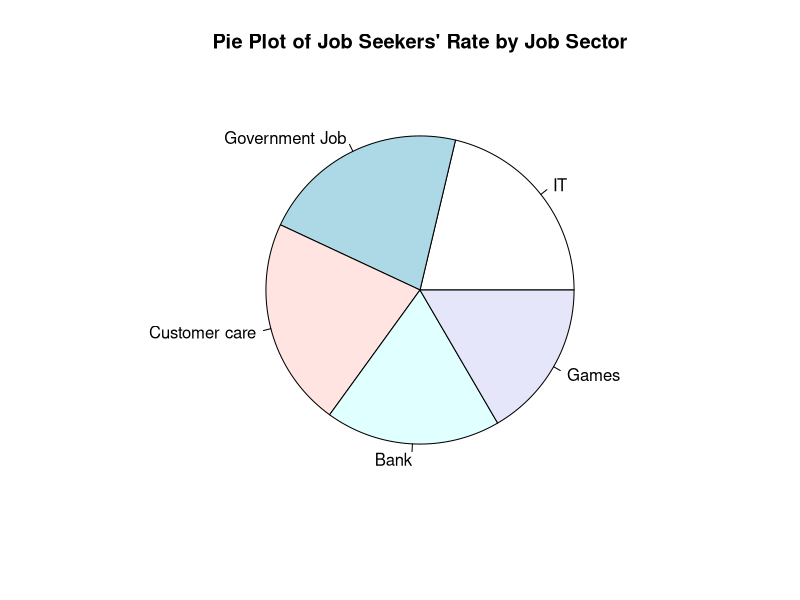
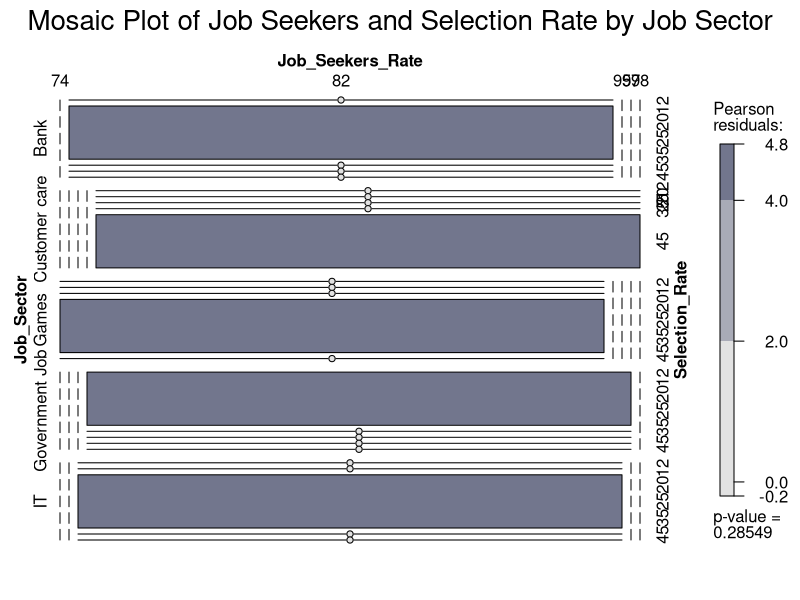
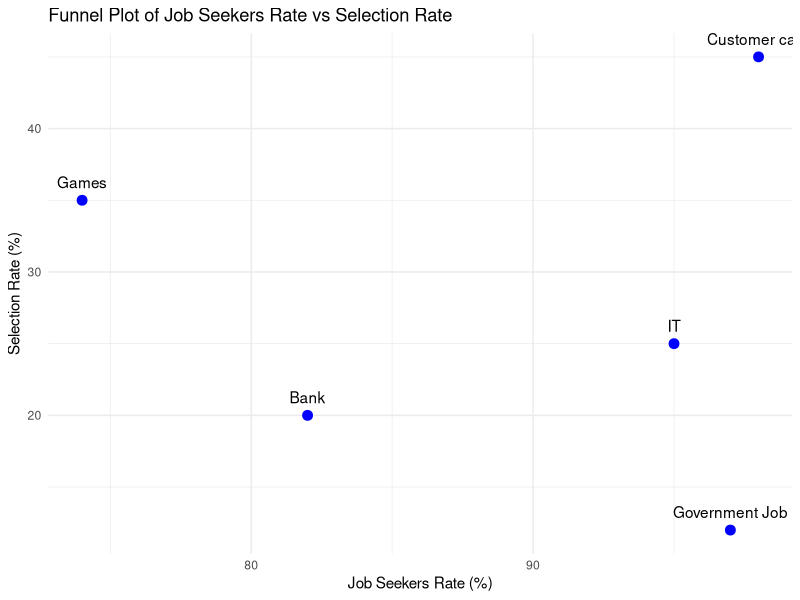

Reproduce these figures in R, in order.
# Create the dataset
data <- data.frame(
  Year = c(2019, 2020, 2022, 2023, 2024),
  Job_Sector = c("IT", "Government Job", "Customer care", "Bank", "Games"),
  Job_Seekers_Rate = c(95, 97, 98, 82, 74),
  Selection_Rate = c(25, 12, 45, 20, 35)
)

# Load necessary libraries
library(ggplot2)

# Create a pie chart for Job Seekers' Rate by Job Sector
pie(data$Job_Seekers_Rate, 
    labels = data$Job_Sector, 
    main = "Pie Plot of Job Seekers' Rate by Job Sector")
# Load necessary libraries
library(vcd)

# Create the mosaic plot
mosaic(~ Job_Sector + Job_Seekers_Rate + Selection_Rate, data = data, shade = TRUE, legend = TRUE,
       main = "Mosaic Plot of Job Seekers and Selection Rate by Job Sector")

# Load necessary libraries
library(ggplot2)

# Create the funnel plot
ggplot(data, aes(x = Job_Seekers_Rate, y = Selection_Rate, label = Job_Sector)) +
  geom_point(size = 3, color = "blue") +
  geom_text(vjust = -1) +
  labs(title = "Funnel Plot of Job Seekers Rate vs Selection Rate", 
       x = "Job Seekers Rate (%)", y = "Selection Rate (%)") +
  theme_minimal()
